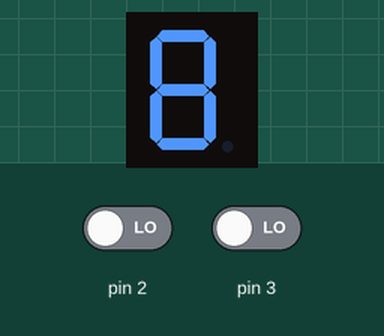
Recording of a sketch running on a simulated Arduino Uno, built with avr-gcc and run on an emulated ATmega328P. Shown: 1-digit seven-segment display. Wiring (inferred from the names in the program): 1-digit 7-segment display, segments lit when LOW: segments pin 4, pin 5, pin 7, pin 8, pin 9, pin 11, pin 10, pin 6. The inputs (shaded band) are chosen by the test bench; at power-on: pin 2 LOW, pin 3 LOW. The segment pins are drawn as the display they are named for.

Above: at 1.2 s.
1.3 s: pin 2 driven HIGH
At 1.9 s:
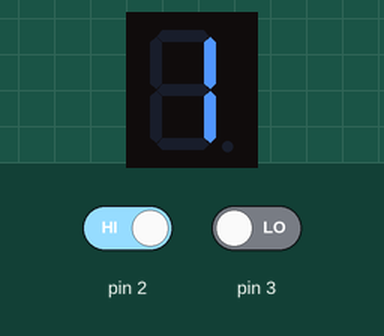
2.8 s: pin 3 driven HIGH
At 3.4 s:
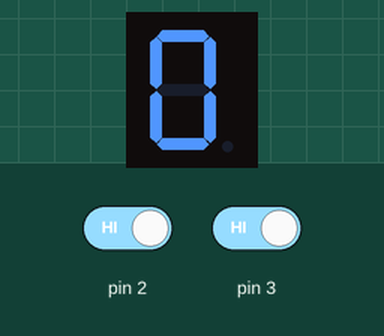
Timing chart, 0 to 5.8 s (numbered marks = the images above; inputs shaded):
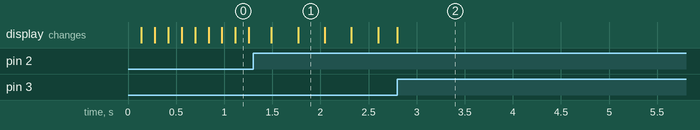

The sketch:

stopwatch1.ino
```cpp
int segPins[] = {4,5,7,8,9,11,10,6}; //{a b c d e f g .}
int segCode[16][8] = {
  // a,b,c,d,e,f,g,.
  	{0,0,0,0,0,0,1,1},  // 0
    {1,0,0,1,1,1,1,1},  // 1
    {0,0,1,0,0,1,0,1},  // 2
    {0,0,0,0,1,1,0,1},  // 3
    {1,0,0,1,1,0,0,1},  // 4
    {0,1,0,0,1,0,0,1},  // 5
    {0,1,0,0,0,0,0,1},  // 6
    {0,0,0,1,1,1,1,1},  // 7
    {0,0,0,0,0,0,0,1},  // 8
    {0,0,0,0,1,0,0,1},  // 9
    {0,0,0,0,0,1,0,1},  // a
    {1,1,0,0,0,0,0,1},  // b
    {0,1,1,0,0,0,1,1},  // c
    {1,0,0,0,0,1,0,1},  // d
    {0,0,1,0,0,0,0,1},  // e
    {0,1,1,1,0,0,0,1}   // f
};
int counter = 0;
int paused = 0;
long timer = 0;

void setup()
{
  int i;
  for(i=0;i<8;i++)
  {
  	pinMode(segPins[i], OUTPUT);
  }
  pinMode(2,INPUT);
  pinMode(3,INPUT);
}

void loop()
{
  displayDigit(counter);
  if(digitalRead(3)==HIGH)
  {
  	counter = 0;
    timer = 0;
  }
  else if(digitalRead(2)==HIGH)
  {
    if(paused==0)
      paused = 1;
    else
      paused = 0;
  }
  if(paused==0 && timer==2500)
  {
  	counter = counter + 1;
    if(counter==10)
    	counter = 0;
    timer = 0;
  }
  if(paused==0)
    timer += 1;
}

void displayDigit(int d)
{
  int i;
  for(i=0;i<8;i++)
  {
    digitalWrite(segPins[i], segCode[d][i]);
  }
}
```
